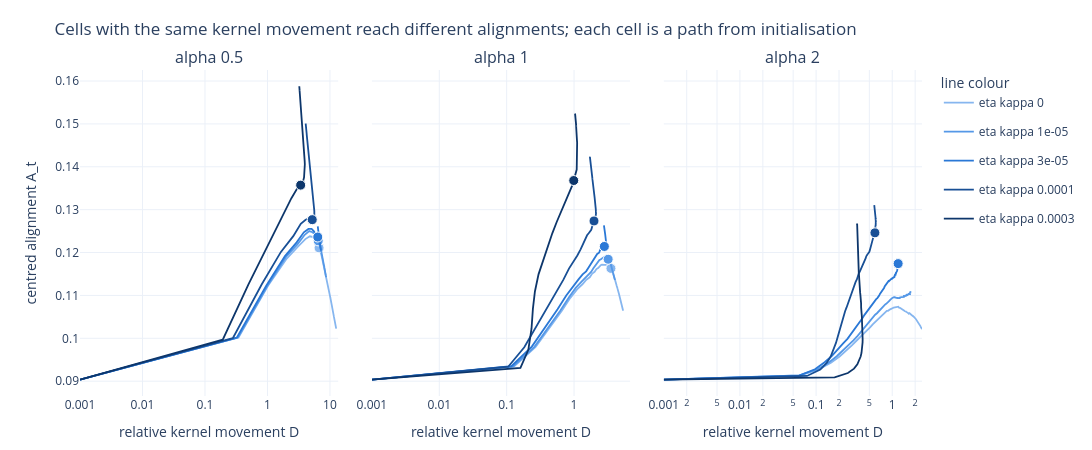

Source (notebook cell):
### Markdown cell above
## 2. H0: the confound

Each cell as a path in the plane of movement D against alignment A, one panel per alpha and one colour per decay level; the large dots are generalisation events. If D identified the mechanism, cells at the same D would sit at the same A.

### Code cell
# One panel per alpha; each decay level is one path plus one dot at its generalisation event.
fig = make_subplots(rows=1, cols=3, shared_yaxes=True, subplot_titles=[f"alpha {a:g}" for a in ALPHAS],
                    horizontal_spacing=0.04)
decay_colours = dict(zip(DECAYS, L.RAMP))
for col, a in enumerate(ALPHAS, start=1):
    for ek in DECAYS:
        run = grid[(a, ek)]
        h = run["history"]
        D = np.maximum([L.relative_movement(run, step) for step in h["step"]], 1e-3)
        fig.add_trace(go.Scatter(x=D, y=h["A_t"], mode="lines", line=dict(color=decay_colours[ek], width=1.8),
                                 name=f"eta kappa {ek:g}", legendgroup=str(ek), showlegend=(col == 1),
                                 customdata=h["step"],
                                 hovertemplate="step %{customdata}<br>D %{x:.3f}<br>A %{y:.4f}<extra>alpha " + f"{a:g}, eta kappa {ek:g}</extra>"),
                      row=1, col=col)
        t = rows[(a, ek)]["t_test"]
        if t is not None:
            fig.add_trace(go.Scatter(x=[max(L.relative_movement(run, t), 1e-3)], y=[L.value_at_step(run, "A_t", t)],
                                     mode="markers", marker=dict(color=decay_colours[ek], size=10, line=dict(color="white", width=1)),
                                     legendgroup=str(ek), showlegend=False,
                                     hovertemplate=f"generalisation event at step {t}<br>D %{{x:.3f}}<br>A %{{y:.4f}}<extra>alpha {a:g}, eta kappa {ek:g}</extra>"),
                          row=1, col=col)
    fig.update_xaxes(type="log", title_text="relative kernel movement D", row=1, col=col)
fig.update_yaxes(title_text="centred alignment A_t", row=1, col=1)
fig.update_layout(title="Cells with the same kernel movement reach different alignments; each cell is a path from initialisation",
                  height=450, width=1150, template="plotly_white", legend_title_text="line colour",
                  margin=dict(t=70, b=50))
fig.show()

### Figure 1 — Plotly figure (JSON) as saved in the notebook; plotly's stock layout.template omitted (floating-point values rounded to 4 significant figures; data arrays with more than 128 entries replaced by an {"elided": "..."} marker saying what was removed)
{"data": [{"customdata": {"elided": "201 int values"}, "hovertemplate": "step %{customdata}<br>D %{x:.3f}<br>A %{y:.4f}<extra>alpha 0.5, eta kappa 0</extra>", "legendgroup": "0.0", "line": {"color": "#86b6ef", "width": 1.8}, "mode": "lines", "name": "eta kappa 0", "showlegend": true, "type": "scatter", "x": {"elided": "201 float values"}, "xaxis": "x", "y": {"elided": "201 float values"}, "yaxis": "y"}, {"hovertemplate": "generalisation event at step 5500<br>D %{x:.3f}<br>A %{y:.4f}<extra>alpha 0.5, eta kappa 0</extra>", "legendgroup": "0.0", "marker": {"color": "#86b6ef", "line": {"color": "white", "width": 1}, "size": 10}, "mode": "markers", "showlegend": false, "type": "scatter", "x": [6.688], "xaxis": "x", "y": [0.1211], "yaxis": "y"}, {"customdata": {"elided": "201 int values"}, "hovertemplate": "step %{customdata}<br>D %{x:.3f}<br>A %{y:.4f}<extra>alpha 0.5, eta kappa 1e-05</extra>", "legendgroup": "1e-05", "line": {"color": "#5598e7", "width": 1.8}, "mode": "lines", "name": "eta kappa 1e-05", "showlegend": true, "type": "scatter", "x": {"elided": "201 float values"}, "xaxis": "x", "y": {"elided": "201 float values"}, "yaxis": "y"}, {"hovertemplate": "generalisation event at step 5500<br>D %{x:.3f}<br>A %{y:.4f}<extra>alpha 0.5, eta kappa 1e-05</extra>", "legendgroup": "1e-05", "marker": {"color": "#5598e7", "line": {"color": "white", "width": 1}, "size": 10}, "mode": "markers", "showlegend": false, "type": "scatter", "x": [6.485], "xaxis": "x", "y": [0.1227], "yaxis": "y"}, {"customdata": {"elided": "201 int values"}, "hovertemplate": "step %{customdata}<br>D %{x:.3f}<br>A %{y:.4f}<extra>alpha 0.5, eta kappa 3e-05</extra>", "legendgroup": "3e-05", "line": {"color": "#2a78d6", "width": 1.8}, "mode": "lines", "name": "eta kappa 3e-05", "showlegend": true, "type": "scatter", "x": {"elided": "201 float values"}, "xaxis": "x", "y": {"elided": "201 float values"}, "yaxis": "y"}, {"hovertemplate": "generalisation event at step 6000<br>D %{x:.3f}<br>A %{y:.4f}<extra>alpha 0.5, eta kappa 3e-05</extra>", "legendgroup": "3e-05", "marker": {"color": "#2a78d6", "line": {"color": "white", "width": 1}, "size": 10}, "mode": "markers", "showlegend": false, "type": "scatter", "x": [6.374], "xaxis": "x", "y": [0.1236], "yaxis": "y"}, {"customdata": {"elided": "201 int values"}, "hovertemplate": "step %{customdata}<br>D %{x:.3f}<br>A %{y:.4f}<extra>alpha 0.5, eta kappa 0.0001</extra>", "legendgroup": "0.0001", "line": {"color": "#184f95", "width": 1.8}, "mode": "lines", "name": "eta kappa 0.0001", "showlegend": true, "type": "scatter", "x": {"elided": "201 float values"}, "xaxis": "x", "y": {"elided": "201 float values"}, "yaxis": "y"}, {"hovertemplate": "generalisation event at step 4500<br>D %{x:.3f}<br>A %{y:.4f}<extra>alpha 0.5, eta kappa 0.0001</extra>", "legendgroup": "0.0001", "marker": {"color": "#184f95", "line": {"color": "white", "width": 1}, "size": 10}, "mode": "markers", "showlegend": false, "type": "scatter", "x": [5.204], "xaxis": "x", "y": [0.1277], "yaxis": "y"}, {"customdata": {"elided": "201 int values"}, "hovertemplate": "step %{customdata}<br>D %{x:.3f}<br>A %{y:.4f}<extra>alpha 0.5, eta kappa 0.0003</extra>", "legendgroup": "0.0003", "line": {"color": "#0d366b", "width": 1.8}, "mode": "lines", "name": "eta kappa 0.0003", "showlegend": true, "type": "scatter", "x": {"elided": "201 float values"}, "xaxis": "x", "y": {"elided": "201 float values"}, "yaxis": "y"}, {"hovertemplate": "generalisation event at step 3500<br>D %{x:.3f}<br>A %{y:.4f}<extra>alpha 0.5, eta kappa 0.0003</extra>", "legendgroup": "0.0003", "marker": {"color": "#0d366b", "line": {"color": "white", "width": 1}, "size": 10}, "mode": "markers", "showlegend": false, "type": "scatter", "x": [3.394], "xaxis": "x", "y": [0.1357], "yaxis": "y"}, {"customdata": {"elided": "201 int values"}, "hovertemplate": "step %{customdata}<br>D %{x:.3f}<br>A %{y:.4f}<extra>alpha 1, eta kappa 0</extra>", "legendgroup": "0.0", "line": {"color": "#86b6ef", "width": 1.8}, "mode": "lines", "name": "eta kappa 0", "showlegend": false, "type": "scatter", "x": {"elided": "201 float values"}, "xaxis": "x2", "y": {"elided": "201 float values"}, "yaxis": "y2"}, {"hovertemplate": "generalisation event at step 17000<br>D %{x:.3f}<br>A %{y:.4f}<extra>alpha 1, eta kappa 0</extra>", "legendgroup": "0.0", "marker": {"color": "#86b6ef", "line": {"color": "white", "width": 1}, "size": 10}, "mode": "markers", "showlegend": false, "type": "scatter", "x": [3.528], "xaxis": "x2", "y": [0.1163], "yaxis": "y2"}, {"customdata": {"elided": "201 int values"}, "hovertemplate": "step %{customdata}<br>D %{x:.3f}<br>A %{y:.4f}<extra>alpha 1, eta kappa 1e-05</extra>", "legendgroup": "1e-05", "line": {"color": "#5598e7", "width": 1.8}, "mode": "lines", "name": "eta kappa 1e-05", "showlegend": false, "type": "scatter", "x": {"elided": "201 float values"}, "xaxis": "x2", "y": {"elided": "201 float values"}, "yaxis": "y2"}, {"hovertemplate": "generalisation event at step 16000<br>D %{x:.3f}<br>A %{y:.4f}<extra>alpha 1, eta kappa 1e-05</extra>", "legendgroup": "1e-05", "marker": {"color": "#5598e7", "line": {"color": "white", "width": 1}, "size": 10}, "mode": "markers", "showlegend": false, "type": "scatter", "x": [3.207], "xaxis": "x2", "y": [0.1184], "yaxis": "y2"}, {"customdata": {"elided": "201 int values"}, "hovertemplate": "step %{customdata}<br>D %{x:.3f}<br>A %{y:.4f}<extra>alpha 1, eta kappa 3e-05</extra>", "legendgroup": "3e-05", "line": {"color": "#2a78d6", "width": 1.8}, "mode": "lines", "name": "eta kappa 3e-05", "showlegend": false, "type": "scatter", "x": {"elided": "201 float values"}, "xaxis": "x2", "y": {"elided": "201 float values"}, "yaxis": "y2"}, {"hovertemplate": "generalisation event at step 14500<br>D %{x:.3f}<br>A %{y:.4f}<extra>alpha 1, eta kappa 3e-05</extra>", "legendgroup": "3e-05", "marker": {"color": "#2a78d6", "line": {"color": "white", "width": 1}, "size": 10}, "mode": "markers", "showlegend": false, "type": "scatter", "x": [2.817], "xaxis": "x2", "y": [0.1214], "yaxis": "y2"}, {"customdata": {"elided": "201 int values"}, "hovertemplate": "step %{customdata}<br>D %{x:.3f}<br>A %{y:.4f}<extra>alpha 1, eta kappa 0.0001</extra>", "legendgroup": "0.0001", "line": {"color": "#184f95", "width": 1.8}, "mode": "lines", "name": "eta kappa 0.0001", "showlegend": false, "type": "scatter", "x": {"elided": "201 float values"}, "xaxis": "x2", "y": {"elided": "201 float values"}, "yaxis": "y2"}, {"hovertemplate": "generalisation event at step 10000<br>D %{x:.3f}<br>A %{y:.4f}<extra>alpha 1, eta kappa 0.0001</extra>", "legendgroup": "0.0001", "marker": {"color": "#184f95", "line": {"color": "white", "width": 1}, "size": 10}, "mode": "markers", "showlegend": false, "type": "scatter", "x": [1.978], "xaxis": "x2", "y": [0.1274], "yaxis": "y2"}, {"customdata": {"elided": "201 int values"}, "hovertemplate": "step %{customdata}<br>D %{x:.3f}<br>A %{y:.4f}<extra>alpha 1, eta kappa 0.0003</extra>", "legendgroup": "0.0003", "line": {"color": "#0d366b", "width": 1.8}, "mode": "lines", "name": "eta kappa 0.0003", "showlegend": false, "type": "scatter", "x": {"elided": "201 float values"}, "xaxis": "x2", "y": {"elided": "201 float values"}, "yaxis": "y2"}, {"hovertemplate": "generalisation event at step 8500<br>D %{x:.3f}<br>A %{y:.4f}<extra>alpha 1, eta kappa 0.0003</extra>", "legendgroup": "0.0003", "marker": {"color": "#0d366b", "line": {"color": "white", "width": 1}, "size": 10}, "mode": "markers", "showlegend": false, "type": "scatter", "x": [0.9892], "xaxis": "x2", "y": [0.1368], "yaxis": "y2"}, {"customdata": {"elided": "201 int values"}, "hovertemplate": "step %{customdata}<br>D %{x:.3f}<br>A %{y:.4f}<extra>alpha 2, eta kappa 0</extra>", "legendgroup": "0.0", "line": {"color": "#86b6ef", "width": 1.8}, "mode": "lines", "name": "eta kappa 0", "showlegend": false, "type": "scatter", "x": {"elided": "201 float values"}, "xaxis": "x3", "y": {"elided": "201 float values"}, "yaxis": "y3"}, {"customdata": {"elided": "201 int values"}, "hovertemplate": "step %{customdata}<br>D %{x:.3f}<br>A %{y:.4f}<extra>alpha 2, eta kappa 1e-05</extra>", "legendgroup": "1e-05", "line": {"color": "#5598e7", "width": 1.8}, "mode": "lines", "name": "eta kappa 1e-05", "showlegend": false, "type": "scatter", "x": {"elided": "201 float values"}, "xaxis": "x3", "y": {"elided": "201 float values"}, "yaxis": "y3"}, {"customdata": {"elided": "201 int values"}, "hovertemplate": "step %{customdata}<br>D %{x:.3f}<br>A %{y:.4f}<extra>alpha 2, eta kappa 3e-05</extra>", "legendgroup": "3e-05", "line": {"color": "#2a78d6", "width": 1.8}, "mode": "lines", "name": "eta kappa 3e-05", "showlegend": false, "type": "scatter", "x": {"elided": "201 float values"}, "xaxis": "x3", "y": {"elided": "201 float values"}, "yaxis": "y3"}, {"hovertemplate": "generalisation event at step 95000<br>D %{x:.3f}<br>A %{y:.4f}<extra>alpha 2, eta kappa 3e-05</extra>", "legendgroup": "3e-05", "marker": {"color": "#2a78d6", "line": {"color": "white", "width": 1}, "size": 10}, "mode": "markers", "showlegend": false, "type": "scatter", "x": [1.195], "xaxis": "x3", "y": [0.1174], "yaxis": "y3"}, {"customdata": {"elided": "201 int values"}, "hovertemplate": "step %{customdata}<br>D %{x:.3f}<br>A %{y:.4f}<extra>alpha 2, eta kappa 0.0001</extra>", "legendgroup": "0.0001", "line": {"color": "#184f95", "width": 1.8}, "mode": "lines", "name": "eta kappa 0.0001", "showlegend": false, "type": "scatter", "x": {"elided": "201 float values"}, "xaxis": "x3", "y": {"elided": "201 float values"}, "yaxis": "y3"}, {"hovertemplate": "generalisation event at step 31500<br>D %{x:.3f}<br>A %{y:.4f}<extra>alpha 2, eta kappa 0.0001</extra>", "legendgroup": "0.0001", "marker": {"color": "#184f95", "line": {"color": "white", "width": 1}, "size": 10}, "mode": "markers", "showlegend": false, "type": "scatter", "x": [0.5925], "xaxis": "x3", "y": [0.1246], "yaxis": "y3"}, {"customdata": {"elided": "201 int values"}, "hovertemplate": "step %{customdata}<br>D %{x:.3f}<br>A %{y:.4f}<extra>alpha 2, eta kappa 0.0003</extra>", "legendgroup": "0.0003", "line": {"color": "#0d366b", "width": 1.8}, "mode": "lines", "name": "eta kappa 0.0003", "showlegend": false, "type": "scatter", "x": {"elided": "201 float values"}, "xaxis": "x3", "y": {"elided": "201 float values"}, "yaxis": "y3"}], "layout": {"annotations": [{"font": {"size": 16}, "showarrow": false, "text": "alpha 0.5", "x": 0.1533, "xanchor": "center", "xref": "paper", "y": 1.0, "yanchor": "bottom", "yref": "paper"}, {"font": {"size": 16}, "showarrow": false, "text": "alpha 1", "x": 0.5, "xanchor": "center", "xref": "paper", "y": 1.0, "yanchor": "bottom", "yref": "paper"}, {"font": {"size": 16}, "showarrow": false, "text": "alpha 2", "x": 0.8467, "xanchor": "center", "xref": "paper", "y": 1.0, "yanchor": "bottom", "yref": "paper"}], "height": 450, "legend": {"title": {"text": "line colour"}}, "margin": {"b": 50, "t": 70}, "title": {"text": "Cells with the same kernel movement reach different alignments; each cell is a path from initialisation"}, "width": 1150, "xaxis": {"anchor": "y", "domain": [0.0, 0.3067], "title": {"text": "relative kernel movement D"}, "type": "log"}, "xaxis2": {"anchor": "y2", "domain": [0.3467, 0.6533], "title": {"text": "relative kernel movement D"}, "type": "log"}, "xaxis3": {"anchor": "y3", "domain": [0.6933, 1.0], "title": {"text": "relative kernel movement D"}, "type": "log"}, "yaxis": {"anchor": "x", "domain": [0.0, 1.0], "title": {"text": "centred alignment A_t"}}, "yaxis2": {"anchor": "x2", "domain": [0.0, 1.0], "matches": "y", "showticklabels": false}, "yaxis3": {"anchor": "x3", "domain": [0.0, 1.0], "matches": "y", "showticklabels": false}}}
